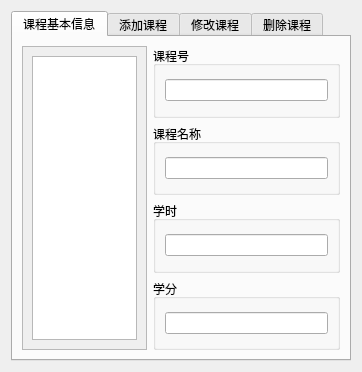
<?xml version="1.0" encoding="UTF-8"?>
<ui version="4.0">
 <class>CourseUI</class>
 <widget class="QWidget" name="CourseUI">
  <property name="geometry">
   <rect>
    <x>0</x>
    <y>0</y>
    <width>362</width>
    <height>289</height>
   </rect>
  </property>
  <property name="windowTitle">
   <string>Form</string>
  </property>
  <layout class="QVBoxLayout" name="verticalLayout_19">
   <item>
    <widget class="QTabWidget" name="tabWidget">
     <property name="currentIndex">
      <number>0</number>
     </property>
     <widget class="QWidget" name="tab">
      <attribute name="title">
       <string>课程基本信息</string>
      </attribute>
      <layout class="QHBoxLayout" name="horizontalLayout" stretch="2,3">
       <item>
        <widget class="QScrollArea" name="scrollArea">
         <property name="sizePolicy">
          <sizepolicy hsizetype="Preferred" vsizetype="Expanding">
           <horstretch>0</horstretch>
           <verstretch>0</verstretch>
          </sizepolicy>
         </property>
         <property name="widgetResizable">
          <bool>true</bool>
         </property>
         <widget class="QWidget" name="scrollAreaWidgetContents">
          <property name="geometry">
           <rect>
            <x>0</x>
            <y>0</y>
            <width>130</width>
            <height>242</height>
           </rect>
          </property>
          <layout class="QVBoxLayout" name="verticalLayout_6">
           <item>
            <widget class="QListWidget" name="listWidget">
             <property name="sizePolicy">
              <sizepolicy hsizetype="Preferred" vsizetype="Expanding">
               <horstretch>0</horstretch>
               <verstretch>0</verstretch>
              </sizepolicy>
             </property>
            </widget>
           </item>
          </layout>
         </widget>
        </widget>
       </item>
       <item>
        <layout class="QVBoxLayout" name="verticalLayout_2">
         <item>
          <widget class="QGroupBox" name="groupBox_2">
           <property name="title">
            <string>课程号</string>
           </property>
           <layout class="QVBoxLayout" name="verticalLayout_3">
            <item>
             <widget class="QLineEdit" name="t1_no_lineEdit">
              <property name="readOnly">
               <bool>true</bool>
              </property>
             </widget>
            </item>
           </layout>
          </widget>
         </item>
         <item>
          <widget class="QGroupBox" name="groupBox_3">
           <property name="title">
            <string>课程名称</string>
           </property>
           <layout class="QVBoxLayout" name="verticalLayout_4">
            <item>
             <widget class="QLineEdit" name="t1_name_lineEdit">
              <property name="readOnly">
               <bool>true</bool>
              </property>
             </widget>
            </item>
           </layout>
          </widget>
         </item>
         <item>
          <widget class="QGroupBox" name="groupBox_11">
           <property name="title">
            <string>学时</string>
           </property>
           <layout class="QVBoxLayout" name="verticalLayout_5">
            <item>
             <widget class="QLineEdit" name="t1_hour_lineEdit"/>
            </item>
           </layout>
          </widget>
         </item>
         <item>
          <widget class="QGroupBox" name="groupBox_12">
           <property name="title">
            <string>学分</string>
           </property>
           <layout class="QVBoxLayout" name="verticalLayout_16">
            <item>
             <widget class="QLineEdit" name="t1_credit_lineEdit"/>
            </item>
           </layout>
          </widget>
         </item>
        </layout>
       </item>
      </layout>
     </widget>
     <widget class="QWidget" name="tab_2">
      <attribute name="title">
       <string>添加课程</string>
      </attribute>
      <layout class="QVBoxLayout" name="verticalLayout_10">
       <item>
        <widget class="QGroupBox" name="groupBox_4">
         <property name="title">
          <string>课程号</string>
         </property>
         <layout class="QVBoxLayout" name="verticalLayout_7">
          <item>
           <widget class="QLineEdit" name="t1_no_lineEdit_2">
            <property name="readOnly">
             <bool>true</bool>
            </property>
           </widget>
          </item>
         </layout>
        </widget>
       </item>
       <item>
        <widget class="QGroupBox" name="groupBox_5">
         <property name="title">
          <string>课程名称</string>
         </property>
         <layout class="QVBoxLayout" name="verticalLayout_8">
          <item>
           <widget class="QLineEdit" name="t1_name_lineEdit_2">
            <property name="readOnly">
             <bool>true</bool>
            </property>
           </widget>
          </item>
         </layout>
        </widget>
       </item>
       <item>
        <widget class="QGroupBox" name="groupBox_13">
         <property name="title">
          <string>学时</string>
         </property>
         <layout class="QVBoxLayout" name="verticalLayout_9">
          <item>
           <widget class="QLineEdit" name="t1_hour_lineEdit_2"/>
          </item>
         </layout>
        </widget>
       </item>
       <item>
        <widget class="QGroupBox" name="groupBox_14">
         <property name="title">
          <string>学分</string>
         </property>
         <layout class="QVBoxLayout" name="verticalLayout_17">
          <item>
           <widget class="QLineEdit" name="t1_credit_lineEdit_2"/>
          </item>
         </layout>
        </widget>
       </item>
       <item>
        <widget class="QPushButton" name="t2_add_pushButton">
         <property name="text">
          <string>添加课程</string>
         </property>
        </widget>
       </item>
      </layout>
     </widget>
     <widget class="QWidget" name="tab_3">
      <attribute name="title">
       <string>修改课程</string>
      </attribute>
      <layout class="QVBoxLayout" name="verticalLayout">
       <item>
        <widget class="QGroupBox" name="groupBox_6">
         <property name="title">
          <string>课程号</string>
         </property>
         <layout class="QVBoxLayout" name="verticalLayout_11">
          <item>
           <widget class="QLineEdit" name="t1_no_lineEdit_3">
            <property name="readOnly">
             <bool>true</bool>
            </property>
           </widget>
          </item>
         </layout>
        </widget>
       </item>
       <item>
        <widget class="QGroupBox" name="groupBox_7">
         <property name="title">
          <string>课程名称</string>
         </property>
         <layout class="QVBoxLayout" name="verticalLayout_12">
          <item>
           <widget class="QLineEdit" name="t1_name_lineEdit_3">
            <property name="readOnly">
             <bool>true</bool>
            </property>
           </widget>
          </item>
         </layout>
        </widget>
       </item>
       <item>
        <widget class="QGroupBox" name="groupBox_15">
         <property name="title">
          <string>学时</string>
         </property>
         <layout class="QVBoxLayout" name="verticalLayout_13">
          <item>
           <widget class="QLineEdit" name="t1_hour_lineEdit_3"/>
          </item>
         </layout>
        </widget>
       </item>
       <item>
        <widget class="QGroupBox" name="groupBox_16">
         <property name="title">
          <string>学分</string>
         </property>
         <layout class="QVBoxLayout" name="verticalLayout_18">
          <item>
           <widget class="QLineEdit" name="t1_credit_lineEdit_3"/>
          </item>
         </layout>
        </widget>
       </item>
       <item>
        <widget class="QPushButton" name="t3_m_pushButton">
         <property name="text">
          <string>修改课程</string>
         </property>
        </widget>
       </item>
      </layout>
     </widget>
     <widget class="QWidget" name="tab_4">
      <attribute name="title">
       <string>删除课程</string>
      </attribute>
      <layout class="QVBoxLayout" name="verticalLayout_15">
       <item>
        <widget class="QGroupBox" name="groupBox_10">
         <property name="title">
          <string>选择课程</string>
         </property>
         <layout class="QVBoxLayout" name="verticalLayout_14">
          <item>
           <widget class="QScrollArea" name="t4_scrollArea">
            <property name="widgetResizable">
             <bool>true</bool>
            </property>
            <widget class="QWidget" name="t4_scrollAreaWidgetContents">
             <property name="geometry">
              <rect>
               <x>0</x>
               <y>0</y>
               <width>314</width>
               <height>192</height>
              </rect>
             </property>
            </widget>
           </widget>
          </item>
         </layout>
        </widget>
       </item>
       <item>
        <widget class="QPushButton" name="pushButton">
         <property name="text">
          <string>删除选定课程</string>
         </property>
        </widget>
       </item>
      </layout>
     </widget>
    </widget>
   </item>
  </layout>
 </widget>
 <resources/>
 <connections/>
</ui>
